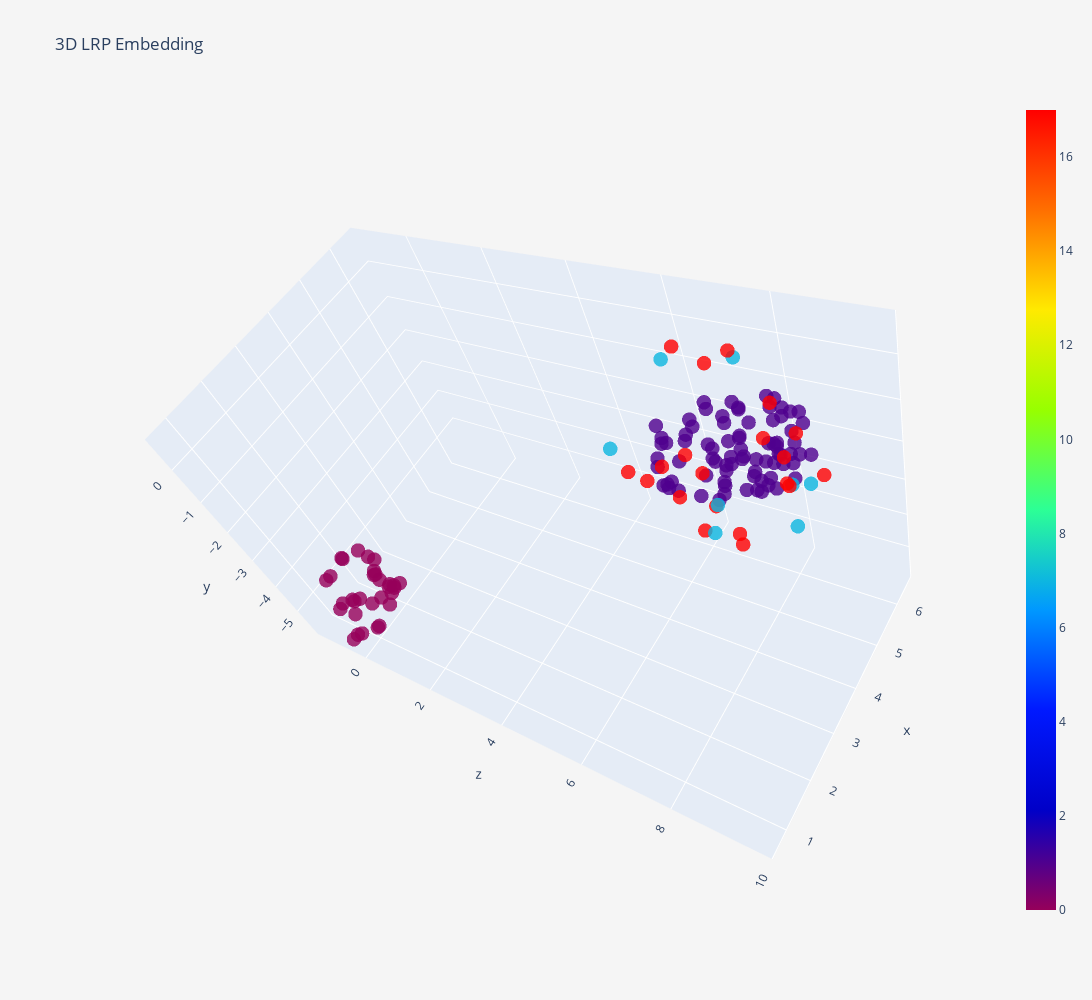

The notebook cell this image was saved under:
### Code cell
test_embedding = reducer.transform(test_data)
plot_3d_lrp(np.concatenate([train_embedding.embedding_, test_embedding]),
            colors=np.concatenate([train_labels, test_labels*10+7]),
            labels=np.concatenate([train_labels, test_labels*10+7])
           )

### Figure 1 — Plotly figure (JSON) as saved in the notebook; plotly's stock layout.template omitted (floating-point values rounded to 4 significant figures; data arrays with more than 128 entries replaced by an {"elided": "..."} marker saying what was removed)
{"data": [{"marker": {"color": {"elided": "138 int values"}, "colorscale": [[0, "rgb(150,0,90)"], [0.125, "rgb(0,0,200)"], [0.25, "rgb(0,25,255)"], [0.375, "rgb(0,152,255)"], [0.5, "rgb(44,255,150)"], [0.625, "rgb(151,255,0)"], [0.75, "rgb(255,234,0)"], [0.875, "rgb(255,111,0)"], [1, "rgb(255,0,0)"]], "opacity": 0.8, "showscale": true, "size": 5}, "mode": "markers", "name": "Training", "text": {"elided": "138 int values"}, "type": "scatter3d", "x": {"elided": "138 float values"}, "y": {"elided": "138 float values"}, "z": {"elided": "138 float values"}}], "layout": {"autosize": false, "height": 1000, "paper_bgcolor": "#F5F5F5", "scene": {"aspectmode": "auto", "aspectratio": {"x": 0.7891, "y": 0.8644, "z": 1.466}, "camera": {"center": {"x": 0, "y": 0, "z": 0}, "eye": {"x": -0.969, "y": 1.729, "z": 1.319}, "projection": {"type": "perspective"}, "up": {"x": 0.3933, "y": 0.9151, "z": 0.08946}}}, "title": {"text": "3D LRP Embedding"}, "width": 1200}}
